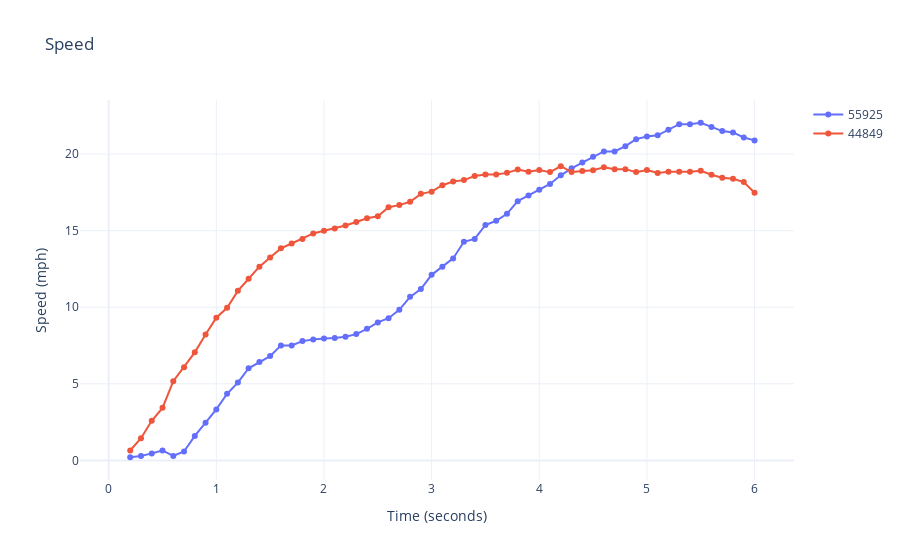

The notebook cell saved with this chart:
### Markdown cell above
## Example 3

### Code cell
visualize_speed(
    game_id = 2023120400, 
    play_id = 2958, 
    player_ids = [55925, 44849] 
)
